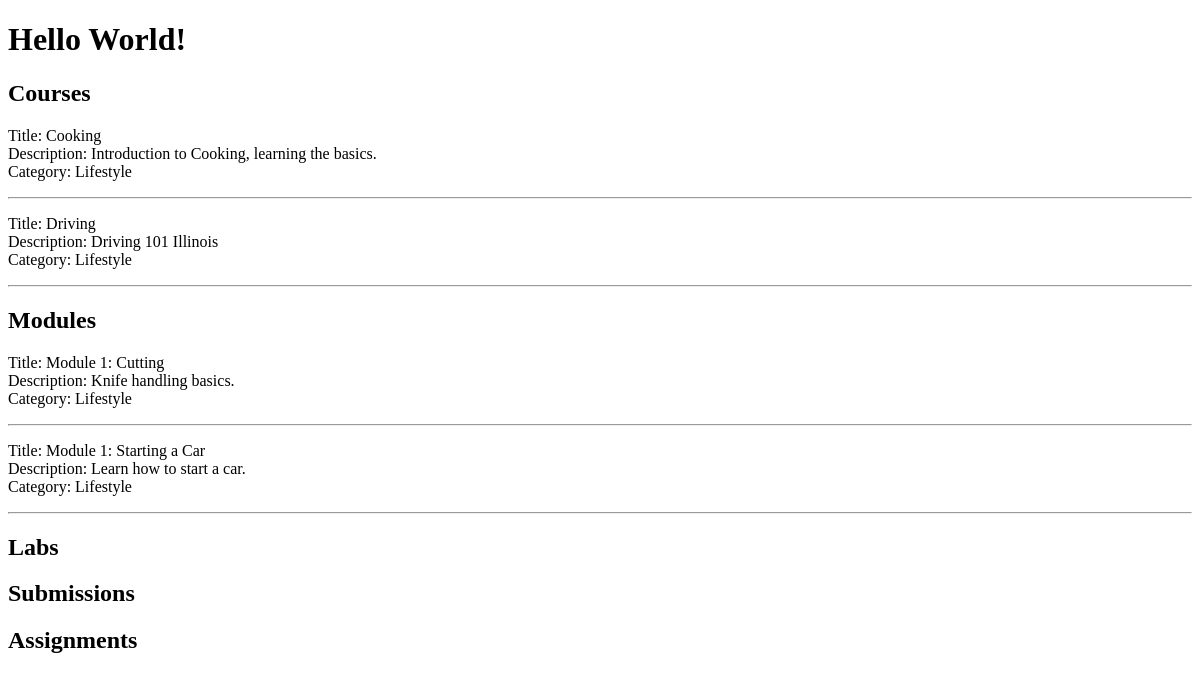
Before: / with the older database file.
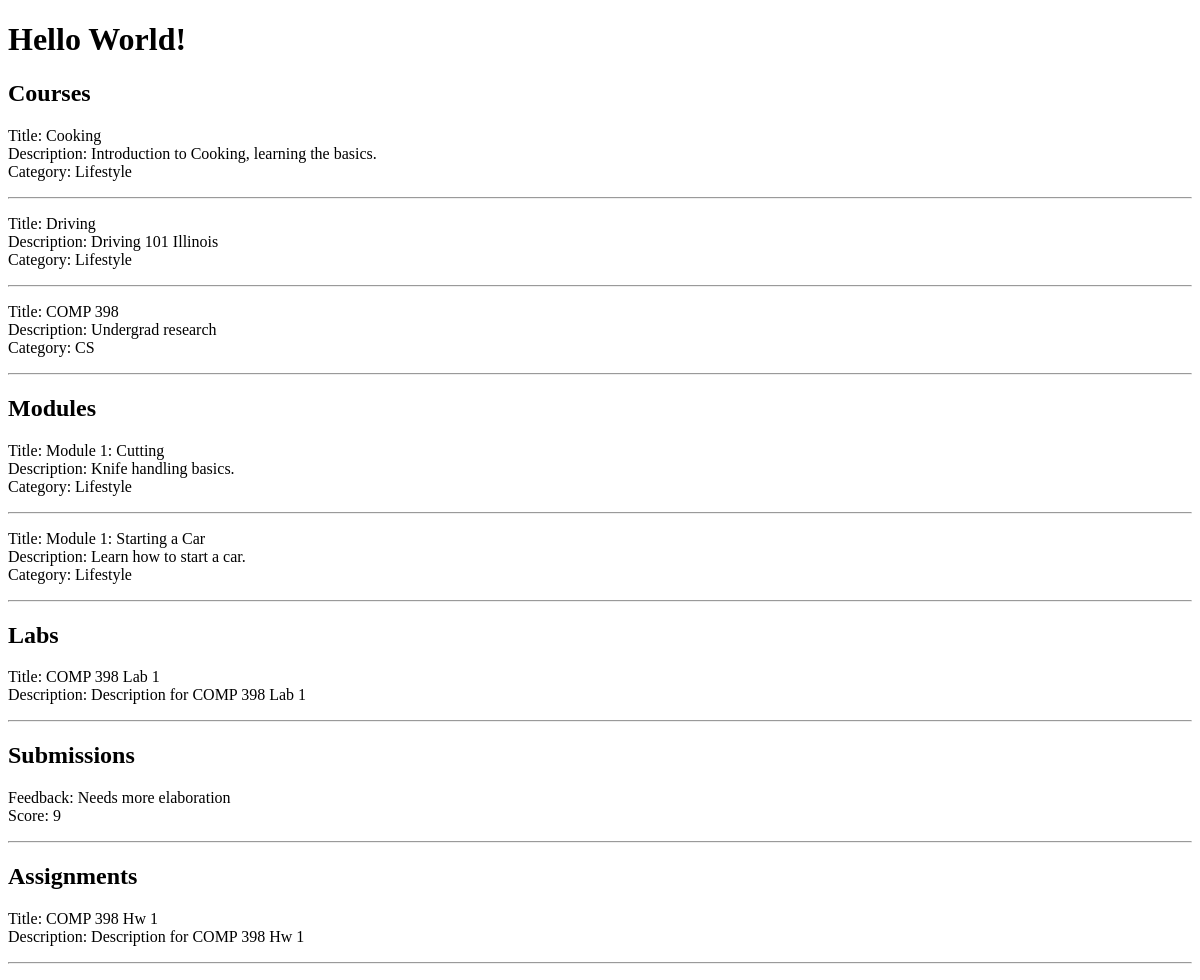
After: the same page with the newer database file.
### education/models.py (models this page shows)
class Course(models.Model):
    title = models.CharField(max_length=255, null=True, blank=True)
    description = models.TextField(null=True, blank=True)
    start_date = models.DateTimeField(null=True, blank=True)
    end_date = models.DateTimeField(null=True, blank=True)
    created_at = models.DateTimeField(null=True, blank=True)
    updated_at = models.DateTimeField(null=True, blank=True)
    duration = models.IntegerField(null=True, blank=True)
    image = models.ImageField(null=True, blank=True)
    category = models.CharField(max_length=255, null=True, blank=True)
    is_published = models.BooleanField(null=True, blank=True)
    this_prerequisites = models.ManyToManyField("self", null=True, blank=True)
    this_modules = models.ManyToManyField("Module", null=True, blank=True)

class Module(models.Model):
    title = models.CharField(max_length=255, null=True, blank=True)
    description = models.TextField(null=True, blank=True)
    duration = models.IntegerField(null=True, blank=True)
    image = models.ImageField(null=True, blank=True)
    category = models.CharField(max_length=255, null=True, blank=True)
    is_published = models.BooleanField(null=True, blank=True)
    this_course = models.ForeignKey(Course, on_delete=models.CASCADE, null=True, blank=True)
    order = models.IntegerField(null=True, blank=True)
    notes = models.TextField(null=True, blank=True)
    files = models.FileField(null=True, blank=True)
    this_labs = models.ManyToManyField("Lab", null=True, blank=True)

class Lab(models.Model):
    title = models.CharField(max_length=255, null=True, blank=True)
    description = models.TextField(null=True, blank=True)
    this_module = models.ForeignKey(Module, on_delete=models.CASCADE, null=True, blank=True)
    order = models.IntegerField(null=True, blank=True)
    instructions = models.TextField(null=True, blank=True)
    materials = models.TextField(null=True, blank=True)
    due_date = models.DateField(null=True, blank=True)
    is_completed = models.BooleanField(null=True, blank=True)
    files = models.FileField(null=True, blank=True)

class Submission(models.Model):
    this_assignment = models.ForeignKey("Assignment", on_delete=models.CASCADE, null=True, blank=True)
    submission_date = models.DateTimeField(null=True, blank=True)
    files = models.FileField(null=True, blank=True)
    feedback = models.TextField(null=True, blank=True)
    score = models.IntegerField(null=True, blank=True)

class Assignment(models.Model):
    title = models.CharField(max_length=255, null=True, blank=True)
    description = models.TextField(null=True, blank=True)
    this_course = models.ForeignKey(Course, on_delete=models.CASCADE, null=True, blank=True)
    due_date = models.DateField(null=True, blank=True)
    instructions = models.TextField(null=True, blank=True)
    max_score = models.IntegerField(null=True, blank=True)
    is_published = models.BooleanField(null=True, blank=True)
    files = models.FileField(null=True, blank=True)
    this_submissions = models.ManyToManyField(Submission, null=True, blank=True)

### education/views.py (the view)
# urls.py: path('', views.education, name='education'),
def education(request):
    myCourses = Course.objects.all().values()
    myModules = Module.objects.all().values()
    myLabs = Lab.objects.all().values()
    mySubmissions = Submission.objects.all().values()
    myAssignments = Assignment.objects.all().values()
    context = {
        'myCourses': myCourses,
        'myModules': myModules,
        'myLabs': myLabs,
        'mySubmissions': mySubmissions,
        'myAssignments': myAssignments
    }
    template = loader.get_template('main.html')
    return HttpResponse(template.render(context, request))

### education/templates/main.html
<!DOCTYPE html>
<html>
<body>
    <h1>Hello World!</h1>
    <h2>Courses</h2>
    {% for course in myCourses %}
    <p>
      Title: {{ course.title }}<br/>
      Description: {{ course.description }}<br/>
      Category: {{ course.category }}<br/>
      <hr/>
      {% endfor %}
    </p>
    <h2>Modules</h2>
    {% for module in myModules %}
    <p>
      Title: {{ module.title }}<br/>
      Description: {{ module.description }}<br/>
      Category: {{ module.category }}<br/>
      <hr/>
      {% endfor %}
    </p>
    <h2>Labs</h2>
    {% for lab in myLabs %}
    <p>
      Title: {{ lab.title }}<br/>
      Description: {{ lab.description }}<br/>
      <hr/>
      {% endfor %}
    </p>
    <h2>Submissions</h2>
    {% for submission in mySubmissions %}
    <p>
      Feedback: {{ submission.feedback }}<br/>
      Score: {{ submission.score }}<br/>
      <hr/>
      {% endfor %}
    </p>
    <h2>Assignments</h2>
    {% for assignment in myAssignments %}
    <p>
      Title: {{ assignment.title }}<br/>
      Description: {{ assignment.description }}<br/>
      <hr/>
      {% endfor %}
    </p>
</body>
</html>

Changed rows visible on the page:
added Course: title "COMP 398", description "Undergrad research", category "CS"
added Lab: title "COMP 398 Lab 1", description "Description for COMP 398 Lab 1"
added Submission: feedback "Needs more elaboration", score "9"
added Assignment: title "COMP 398 Hw 1", description "Description for COMP 398 Hw 1"
